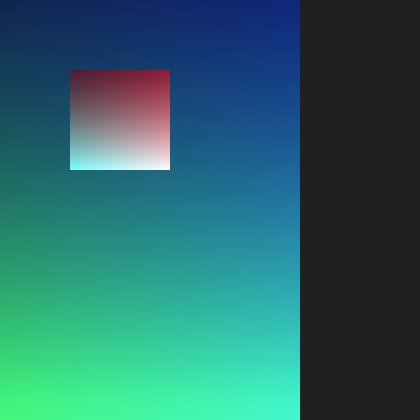
Frame 1 (no input)
Frame 60 (the mouse pressed at the canvas centre just before this capture): identical to frame 1, image omitted
Frame 120 (the mouse held since frame 60 and released just before this capture): identical to frame 1, image omitted

The Processing sketch that drew this single still picture (run headless with seeded random() and noise(); from frame 60 on, the mouse is pressed at the canvas centre):

// Processing sketch: sketch_01_22_Gradient
// ── sketch_01_22_Gradient.pde
PGraphics pg, pg2;
int w = 100;
int h = 100;
int i = 0;
int w2 = 300;
int h2 = 450;

void setup() {
  size(420, 420);
  createBlock1();
  createBlock2();
}

void draw() {
  background(32); 
  image(pg2, 0, 0);
  image(pg, 70, 70);
  
}

void createBlock1() {
  pg = createGraphics(w, h);
  pg.beginDraw();
  pg.loadPixels();
  for (int x = 0; x < w; ++x) {
    for (int y = 0; y < h; ++y) {
      i = x + y * w;
      pg.pixels[i] = color(
        map(x, 0, w, 127, 255), 
        map(y, 0, h, 0, 255), 
        map(i, 0, w * h, 0, 255), 
        map(i, 0, w * h, 127, 255)
        );
    }
  }
  pg.updatePixels();
  pg.endDraw();
}

void createBlock2() {
  pg2 = createGraphics(w2, h2);
  pg2.beginDraw();
  pg2.loadPixels();
  for (int x = 0; x < w2; ++x) {
    for (int y = 0; y < h2; ++y) {
      i = x + y * w2;
      pg2.pixels[i] = color(
        map(i, 0, w2 * h2, 0, 75), 
        map(y, 0, w2, 45, 204), 
        map(x, 0, h2, 127, 255), 
        map(i, 0, w2 * h2, 127, 255)
        );
    }
  }
  pg2.updatePixels();
  pg2.endDraw();
}
